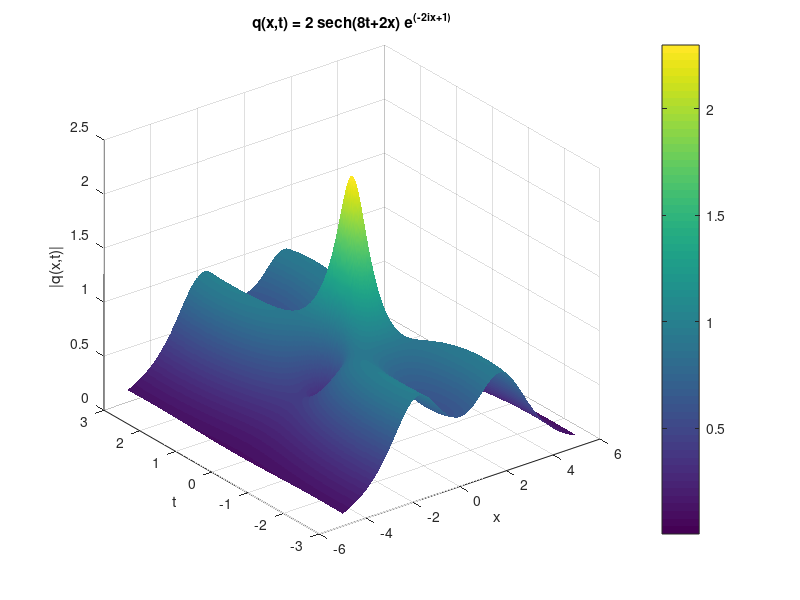

This chart was generated by the following MATLAB code: (Note: this script raises an error after producing the figure.)
 % 定义 x 和 t 的取值范围
x0 = -5; x1 = 5;  % x 的范围
t0 = -3; t1 = 3;  % t 的范围

% 定义分辨率
x_points = 513;  % x 方向的点数
t_points = 401;  % t 方向的点数

% 生成网格
x = linspace(x0, x1, x_points);
t = linspace(t0, t1, t_points);
[X, T] = meshgrid(x, t);

% 定义 A 和 B
C = -0.246i*exp(-1i*(-0.64*T + 1.4i*X)) + 0.462i * exp(-1i*(-1.96*T - 0.8i*X))...
    -0.264i*exp(1i*(0.64*T + 1.4i*X)) + 0.462i * exp(-1i*(-1.96*T + 0.8i * X));

D = 1.21*exp(-0.6*X) + 1.21*exp(0.6*X) - 1.12*exp(1.32i*T)...
    + 0.09*exp(2.2*X) - 1.12*exp(-1.32i*T) + 0.09*exp(-2.2*X);

% 定义 q(x, t)
q = -2i * C ./ D;
% 分离实部虚部
u = real(q);
v = imag(q);

% 可视化结果（例如模值的二维图像）
figure;
surf(X, T, abs(q));  % 绘制模值的曲面图
xlabel('x'); ylabel('t'); zlabel('|q(x,t)|');
title('q(x,t) = 2 sech(8t+2x) e^{(-2ix+1)}');
shading interp;  % 平滑显示
colorbar;  % 添加颜色条
save('data/breath-train-data.mat');